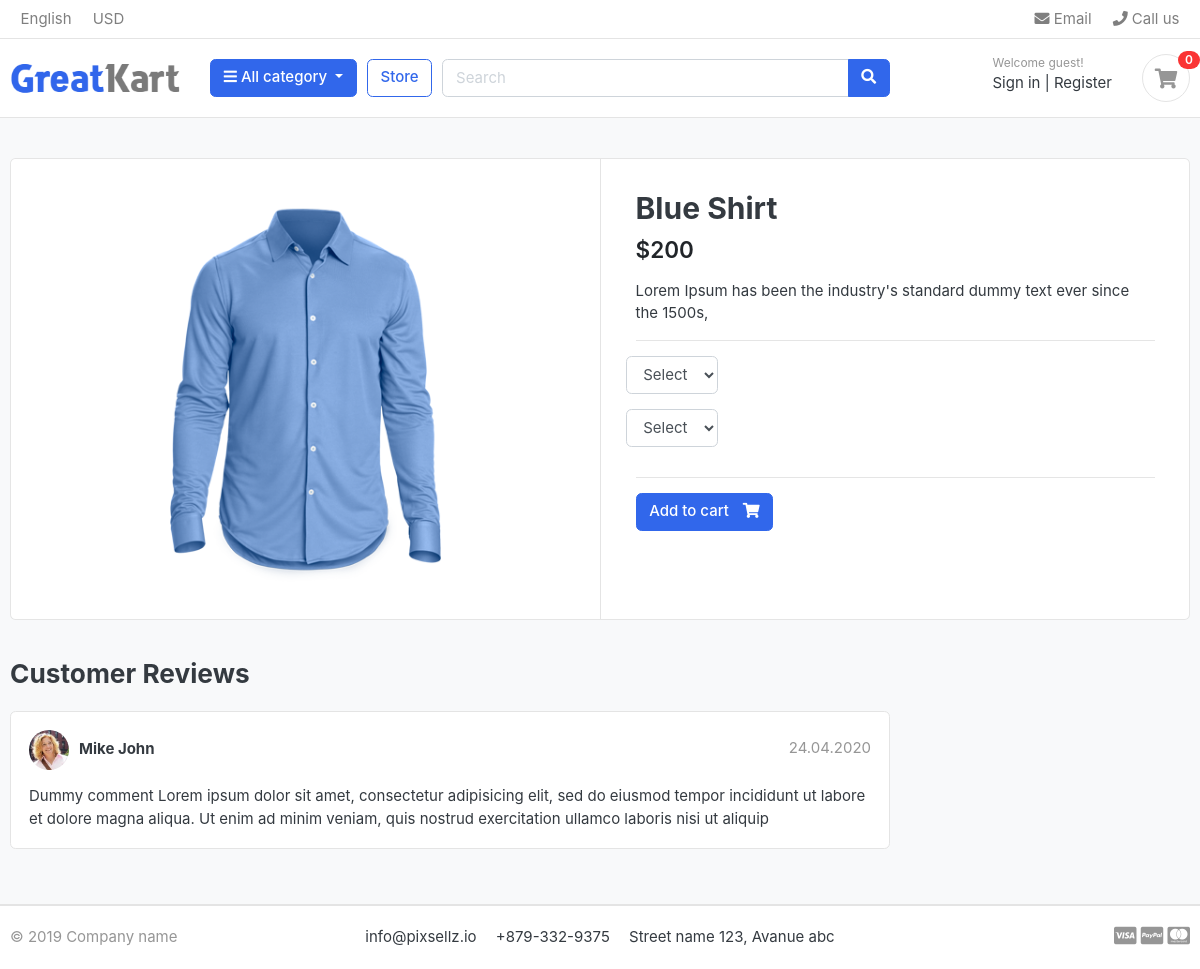
Screenshot of /store/category/shirts/blue-shirt/ with the database file from the repository.
### store/models.py (models this page shows, shortened)
class Product(models.Model):
    product_name = models.CharField(max_length=200, unique=True)
    slug = models.SlugField(max_length=200, unique=True)
    description = models.TextField(max_length=500, unique=True)
    price = models.IntegerField()
    images = models.ImageField(upload_to="photos/products")
    stock = models.IntegerField()
    is_available = models.BooleanField(default=True)
    category = models.ForeignKey(Category, on_delete=models.CASCADE)
    created_date = models.DateTimeField(auto_now_add=True)
    modified_date = models.DateTimeField(auto_now_add=True)

### store/views.py (the view)
# urls.py: path('category/<slug:category_slug>/<slug:product_slug>/',views.product_detail,name="product_detail"),
def product_detail(request,category_slug, product_slug): # category__slug to connect its slug
    try:
        single_product = Product.objects.get(category__slug = category_slug,slug = product_slug)
        in_cart = CartItem.objects.filter(cart__cart_id = _cart_id(request), product = single_product).exists()
    except Exception as e:
        raise e
    context = {
        'single_product':single_product,
        'in_cart': in_cart,
    }
    return render(request,'store/product_detail.html',context)

### carts/context_processors.py (called while the page is built)
def counter(request):
    cart_count = 0
    if 'admin' in request.path:
        return {}
    else:
        try:
            cart = Cart.objects.filter(cart_id= _cart_id(request))
            cart_items = CartItem.objects.all().filter(cart = cart[:1])
            for cart_item in cart_items:
                cart_count += cart_item.quality
        except Cart.DoesNotExist:
            cart_count = 0
    return dict(cart_count = cart_count)

### carts/views.py (called while the page is built)
def _cart_id(request):
    cart = request.session.session_key
    if not cart:
        cart = request.session.create()
    return cart

### category/context_processors.py (called while the page is built)
def menu_links(request):
    links = Category.objects.all()
    return dict(links = links)

### category/models.py (called while the page is built)
    def get_url(self):
        return reverse('products_by_category', args =[self.slug]) # get the url

### store/models.py (called while the page is built)
    def colors(self):
        return super(VariationManager, self).filter(variation_category="color", is_active =True)

    def sizes(self):
        return super(VariationManager, self).filter(variation_category="size", is_active =True)

### templates/store/product_detail.html (shortened to what this page needs)
{% extends 'base.html' %}
{% load static %}
{% block content %}
<section class="section-content padding-y bg">
    <div class="container">
    <div class="card">
        <div class="row no-gutters">
            <aside class="col-md-6">
    <article class="gallery-wrap">
        <div class="img-big-wrap">
           <a href="#"><img src="{{single_product.images.url}}"></a>
        </div>
    </article>
            </aside>
            <main class="col-md-6 border-left">
              <form action="{% url 'add_cart' single_product.id%}" method="POST">
    <article class="content-body">
    <h2 class="title">{{single_product.product_name}}</h2>
    <div class="mb-3">
        <var class="price h4">${{single_product.price}}</var>
    </div>
    <p>{{single_product.description}}</p>
    <hr>
        <div class="row">
            <div class="item-option-select">
                <select name="color" class="form-control">
                    <option value="" disable selected>Select</option>
                </select>
            </div>
        </div>
        <div class="row">
            <div class="item-option-select">
                <select name="size" class="form-control">
                    <option value="" disable selected>Select</option>
                </select>
            </div>
        </div>
        <hr>
        {%if single_product.stock <= 0%}
        <h5 class = "text-danger">Out of Stock</h5>
      </form>
        {% else %}
          <button type ="submit" class="btn  btn-primary"> <span class="text">Add to cart</span> <i class="fas fa-shopping-cart"></i>  </button>
        {% endif %}
      </article>
    </form>
            </main>
        </div>
    </div>
    <br>
    <div class="row">
                <div class="col-md-9">
        <header class="section-heading">
            <h3>Customer Reviews </h3>
        </header>
        <article class="box mb-3">
            <div class="icontext w-100">
                <img src="{% static './images/avatars/avatar1.jpg' %}" class="img-xs icon rounded-circle">
                <div class="text">
                    <span class="date text-muted float-md-right">24.04.2020 </span>
                    <h6 class="mb-1">Mike John </h6>
                </div>
            </div>
            <div class="mt-3">
                <p>
                    Dummy comment Lorem ipsum dolor sit amet, consectetur adipisicing elit, sed do eiusmod
                    tempor incididunt ut labore et dolore magna aliqua. Ut enim ad minim veniam,
                    quis nostrud exercitation ullamco laboris nisi ut aliquip
                </p>
            </div>
        </article>
        </div>
    </div>
    </div>
    </section>
{% endblock %}

### static/css/ui.css (style rules this page uses)
html { font-family: "Inter", sans-serif; font-size: 15px; }
.content-body { flex: 1 1 auto; padding: 2rem 2.3rem; }
.img-xs, .img-sm, .img-md, .img-lg { -o-object-fit: cover; object-fit: cover; flex-shrink: 0; flex-grow: 0; }
.img-xs { width: 40px; height: 40px; }
.padding-y { padding-top: 40px; padding-bottom: 40px; }
var { font-style: normal; }
article:after, .form-group:after { display: block; clear: both; content: ""; }
.bg { background-color: #f8f9fa; }
.section-heading { margin-bottom: 20px; margin-top: 15px; }
p:last-child { margin-bottom: 0; }
.btn .text + i { margin-left: 10px; }
.icontext { display: inline-flex; align-items: center; vertical-align: middle; }
.icontext .text { width: 100%; line-height: 1.2; }
.icontext .icon { position: relative; margin-right: 10px; flex-shrink: 0; flex-grow: 0; }
.price { font-weight: 600; color: #212529; }
.box { padding: 18px; background: #fff; border-radius: 0.37rem; border: 1px solid #e4e4e4; }
.box img { max-width: 100%; }
.gallery-wrap .img-big-wrap { margin-bottom: 10px; border-radius: 0.37rem; overflow: hidden; background-color: #fff; }
.gallery-wrap .img-big-wrap a { text-align: center; display: block; }
.gallery-wrap .img-big-wrap img { height: 450px; width: auto; display: inline-block; }
.item-option-select { margin-bottom: 1rem; display: inline-block; margin-right: 15px; }

### rows the page displays
Product: images (picture), product_name "Blue Shirt", price "200", description "Lorem Ipsum has been the industry's standard dummy text ever since the 1500s,"

### other values shown
{{ cart_count }} "0"
